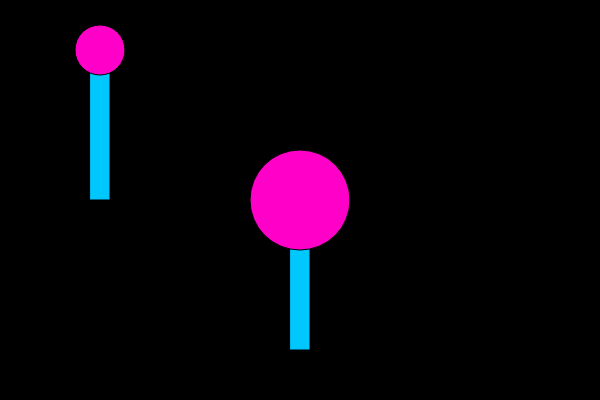
Frame 1 (no input)
Frame 60 (no input): identical to frame 1, image omitted
Frame 120 (the mouse pressed at the canvas centre since frame 60): identical to frame 1, image omitted

The p5.js sketch that drew this single still picture (run headless with seeded random() and noise() and a simulated clock; from frame 60 on, the mouse is pressed at the canvas centre):

// p5.js sketch
// ── sketch.js
function setup() {
  createCanvas(600, 400);
}

function draw() {
  background(0);
  lollipop(300, 200, 100);
  lollipop(100, 50, 50);
}

function lollipop(x, y, dia) {
  fill(0, 200, 255);
  rect(x-10, y, 20, 150);
  
  fill(255, 0, 200);
  ellipse(x, y, dia, dia);
}
